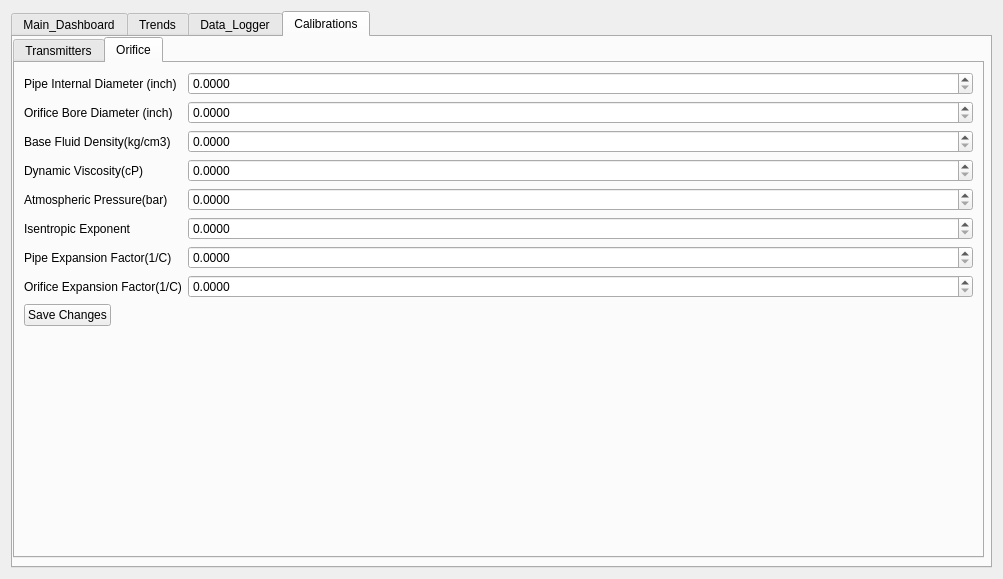
<?xml version="1.0" encoding="UTF-8"?>
<ui version="4.0">
 <class>Dialog</class>
 <widget class="QDialog" name="Dialog">
  <property name="geometry">
   <rect>
    <x>0</x>
    <y>0</y>
    <width>1003</width>
    <height>579</height>
   </rect>
  </property>
  <property name="windowTitle">
   <string>Dialog</string>
  </property>
  <layout class="QGridLayout" name="gridLayout">
   <item row="0" column="0">
    <widget class="QTabWidget" name="main">
     <property name="currentIndex">
      <number>3</number>
     </property>
     <widget class="QWidget" name="Main_Dashboard">
      <attribute name="title">
       <string>Main_Dashboard</string>
      </attribute>
      <layout class="QGridLayout" name="gridLayout_14">
       <item row="0" column="0">
        <widget class="QLabel" name="label">
         <property name="text">
          <string>Flow Rate</string>
         </property>
        </widget>
       </item>
       <item row="0" column="2">
        <widget class="QLabel" name="label_2">
         <property name="text">
          <string>Temperature</string>
         </property>
        </widget>
       </item>
       <item row="1" column="0">
        <widget class="QLCDNumber" name="lcd_flow_rate"/>
       </item>
       <item row="1" column="2">
        <widget class="QLCDNumber" name="lcd_temp"/>
       </item>
       <item row="2" column="0">
        <widget class="QLabel" name="label_3">
         <property name="text">
          <string>Pressure</string>
         </property>
        </widget>
       </item>
       <item row="2" column="2">
        <widget class="QLabel" name="label_4">
         <property name="text">
          <string>Differential Pressure</string>
         </property>
        </widget>
       </item>
       <item row="3" column="0">
        <widget class="QLCDNumber" name="lcd_pressure"/>
       </item>
       <item row="3" column="2">
        <widget class="QLCDNumber" name="lcd_dp"/>
       </item>
       <item row="4" column="1">
        <widget class="QLabel" name="label_5">
         <property name="text">
          <string>Totalizer</string>
         </property>
        </widget>
       </item>
       <item row="5" column="1">
        <widget class="QLCDNumber" name="lcd_totalizer"/>
       </item>
       <item row="0" column="1">
        <widget class="QPushButton" name="btnSimulationToggle">
         <property name="text">
          <string>SImulation Mode : ON</string>
         </property>
         <property name="checkable">
          <bool>true</bool>
         </property>
        </widget>
       </item>
      </layout>
     </widget>
     <widget class="QWidget" name="Trends">
      <attribute name="title">
       <string>Trends</string>
      </attribute>
      <widget class="QTabWidget" name="tabWidget">
       <property name="geometry">
        <rect>
         <x>0</x>
         <y>0</y>
         <width>971</width>
         <height>541</height>
        </rect>
       </property>
       <property name="currentIndex">
        <number>2</number>
       </property>
       <widget class="QWidget" name="tab_flow">
        <attribute name="title">
         <string>Flow Rate</string>
        </attribute>
        <layout class="QGridLayout" name="gridLayout_3">
         <item row="0" column="0">
          <widget class="QGraphicsView" name="graph_flow"/>
         </item>
        </layout>
       </widget>
       <widget class="QWidget" name="tab_pressure">
        <attribute name="title">
         <string>Pressure</string>
        </attribute>
        <layout class="QGridLayout" name="gridLayout_4">
         <item row="0" column="0">
          <widget class="QGraphicsView" name="graph_pressure"/>
         </item>
        </layout>
       </widget>
       <widget class="QWidget" name="tab_temp">
        <attribute name="title">
         <string>Temperature</string>
        </attribute>
        <layout class="QGridLayout" name="gridLayout_5">
         <item row="0" column="0">
          <widget class="QGraphicsView" name="graph_temp"/>
         </item>
        </layout>
       </widget>
       <widget class="QWidget" name="tab_dp">
        <attribute name="title">
         <string>Differential Pressure</string>
        </attribute>
        <layout class="QGridLayout" name="gridLayout_6">
         <item row="0" column="0">
          <widget class="QGraphicsView" name="graph_dp"/>
         </item>
        </layout>
       </widget>
      </widget>
     </widget>
     <widget class="QWidget" name="Data_Logger">
      <attribute name="title">
       <string>Data_Logger</string>
      </attribute>
      <layout class="QGridLayout" name="gridLayout_2">
       <item row="0" column="0">
        <widget class="QTableWidget" name="tableWidget">
         <column>
          <property name="text">
           <string>Timestamp</string>
          </property>
         </column>
         <column>
          <property name="text">
           <string>Pressure</string>
          </property>
         </column>
         <column>
          <property name="text">
           <string>Flow rate</string>
          </property>
         </column>
         <column>
          <property name="text">
           <string>Temperature</string>
          </property>
         </column>
         <column>
          <property name="text">
           <string>Differential Pressure</string>
          </property>
         </column>
         <column>
          <property name="text">
           <string>Totalizer</string>
          </property>
         </column>
        </widget>
       </item>
      </layout>
     </widget>
     <widget class="QWidget" name="Calibrations">
      <attribute name="title">
       <string>Calibrations</string>
      </attribute>
      <widget class="QTabWidget" name="tab_orifice">
       <property name="geometry">
        <rect>
         <x>0</x>
         <y>0</y>
         <width>971</width>
         <height>521</height>
        </rect>
       </property>
       <property name="currentIndex">
        <number>1</number>
       </property>
       <widget class="QWidget" name="tab">
        <attribute name="title">
         <string>Transmitters</string>
        </attribute>
        <layout class="QGridLayout" name="gridLayout_13">
         <item row="1" column="0">
          <widget class="QLabel" name="label_6">
           <property name="text">
            <string>DP Transmitter Nameplate (bar)</string>
           </property>
          </widget>
         </item>
         <item row="5" column="0">
          <widget class="QLabel" name="label_9">
           <property name="text">
            <string>Temperature Nameplate (C)</string>
           </property>
          </widget>
         </item>
         <item row="3" column="0">
          <widget class="QLabel" name="label_8">
           <property name="text">
            <string>Static Pressure Nameplate (bar)</string>
           </property>
          </widget>
         </item>
         <item row="6" column="0">
          <layout class="QGridLayout" name="gridLayout_12">
           <item row="0" column="0">
            <widget class="QDoubleSpinBox" name="spin_temp_min">
             <property name="decimals">
              <number>4</number>
             </property>
            </widget>
           </item>
           <item row="1" column="0">
            <widget class="QDoubleSpinBox" name="spin_temp_max">
             <property name="decimals">
              <number>4</number>
             </property>
            </widget>
           </item>
          </layout>
         </item>
         <item row="2" column="0">
          <layout class="QGridLayout" name="gridLayout_7">
           <item row="0" column="0">
            <widget class="QDoubleSpinBox" name="spin_dp_min">
             <property name="decimals">
              <number>4</number>
             </property>
            </widget>
           </item>
           <item row="1" column="0">
            <widget class="QDoubleSpinBox" name="spin_dp_max">
             <property name="decimals">
              <number>4</number>
             </property>
            </widget>
           </item>
          </layout>
         </item>
         <item row="4" column="0">
          <layout class="QGridLayout" name="gridLayout_11">
           <item row="0" column="0">
            <widget class="QDoubleSpinBox" name="spin_press_min">
             <property name="decimals">
              <number>4</number>
             </property>
            </widget>
           </item>
           <item row="1" column="0">
            <widget class="QDoubleSpinBox" name="spin_press_max">
             <property name="decimals">
              <number>4</number>
             </property>
            </widget>
           </item>
          </layout>
         </item>
         <item row="0" column="0">
          <widget class="QPushButton" name="btn_save_calibration">
           <property name="text">
            <string>Save Changes</string>
           </property>
          </widget>
         </item>
        </layout>
       </widget>
       <widget class="QWidget" name="widget">
        <attribute name="title">
         <string>Orifice</string>
        </attribute>
        <layout class="QGridLayout" name="gridLayout_8">
         <item row="0" column="0">
          <layout class="QFormLayout" name="formLayout">
           <item row="0" column="0">
            <widget class="QLabel" name="label_10">
             <property name="text">
              <string>Pipe Internal Diameter (inch)</string>
             </property>
            </widget>
           </item>
           <item row="1" column="0">
            <widget class="QLabel" name="label_13">
             <property name="text">
              <string>Orifice Bore Diameter (inch)</string>
             </property>
            </widget>
           </item>
           <item row="2" column="0">
            <widget class="QLabel" name="label_15">
             <property name="text">
              <string>Base Fluid Density(kg/cm3)</string>
             </property>
            </widget>
           </item>
           <item row="3" column="0">
            <widget class="QLabel" name="label_14">
             <property name="text">
              <string>Dynamic Viscosity(cP)</string>
             </property>
            </widget>
           </item>
           <item row="4" column="0">
            <widget class="QLabel" name="label_12">
             <property name="text">
              <string>Atmospheric Pressure(bar)</string>
             </property>
            </widget>
           </item>
           <item row="5" column="0">
            <widget class="QLabel" name="label_16">
             <property name="text">
              <string>Isentropic Exponent</string>
             </property>
            </widget>
           </item>
           <item row="6" column="0">
            <widget class="QLabel" name="label_17">
             <property name="text">
              <string>Pipe Expansion Factor(1/C)</string>
             </property>
            </widget>
           </item>
           <item row="7" column="0">
            <widget class="QLabel" name="label_11">
             <property name="text">
              <string>Orifice Expansion Factor(1/C)</string>
             </property>
            </widget>
           </item>
           <item row="0" column="1">
            <widget class="QDoubleSpinBox" name="spin_pipe_dia">
             <property name="decimals">
              <number>4</number>
             </property>
            </widget>
           </item>
           <item row="1" column="1">
            <widget class="QDoubleSpinBox" name="spin_orifice_dia">
             <property name="decimals">
              <number>4</number>
             </property>
            </widget>
           </item>
           <item row="2" column="1">
            <widget class="QDoubleSpinBox" name="spin_fluid_density">
             <property name="decimals">
              <number>4</number>
             </property>
            </widget>
           </item>
           <item row="3" column="1">
            <widget class="QDoubleSpinBox" name="spin_dynamic">
             <property name="decimals">
              <number>4</number>
             </property>
            </widget>
           </item>
           <item row="4" column="1">
            <widget class="QDoubleSpinBox" name="spin_atmospheric">
             <property name="decimals">
              <number>4</number>
             </property>
            </widget>
           </item>
           <item row="5" column="1">
            <widget class="QDoubleSpinBox" name="spin_isentropic">
             <property name="decimals">
              <number>4</number>
             </property>
            </widget>
           </item>
           <item row="6" column="1">
            <widget class="QDoubleSpinBox" name="spin_pipe_expansion">
             <property name="decimals">
              <number>4</number>
             </property>
            </widget>
           </item>
           <item row="7" column="1">
            <widget class="QDoubleSpinBox" name="spin_orifice_expansion">
             <property name="decimals">
              <number>4</number>
             </property>
            </widget>
           </item>
           <item row="8" column="0">
            <widget class="QPushButton" name="btn_save_calibration_2">
             <property name="text">
              <string>Save Changes</string>
             </property>
            </widget>
           </item>
          </layout>
         </item>
        </layout>
       </widget>
      </widget>
     </widget>
    </widget>
   </item>
  </layout>
 </widget>
 <resources/>
 <connections/>
</ui>
